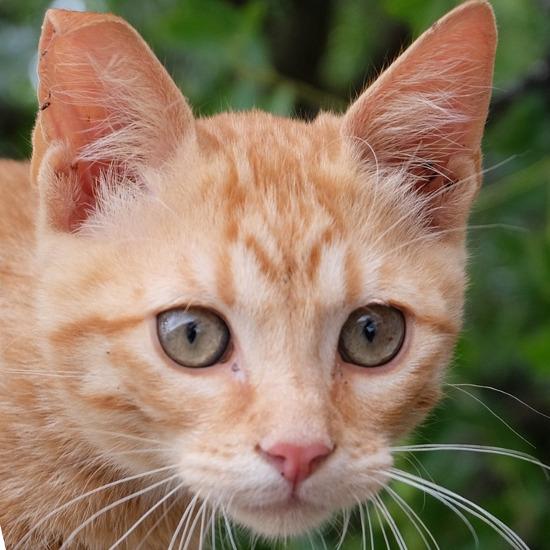
%> input picture exercise2/Assignment3/cat1.jpg, 550 x 550 px
$ octave Script3e.m   (GNU Octave 9; MATLAB toolbox functions it lacks are replaced by stand-ins)
%> lines starting %> are read from the running program, lines starting %| are printed output that depends on the picture
### exercise2/Assignment3/gaussfilter.m
function Ig = gaussfilter(I, sigma)

x = -round(3.0*sigma):round(3.0*sigma);
g = ((1 / (sqrt(2*pi)*sigma)) * exp(-x.^2 / (2 * sigma^2)));
g = g / sum(g) ; % normalisation

Ib = conv2(I, g, 'same');
Ig = conv2(Ib, g', 'same');

### exercise2/Assignment3/laplacian.m
function Ig = laplacian(I, sigma)

x = -round(3.0*sigma):round(3.0*sigma);
g = ((1 / (sqrt(2*pi)*sigma)) * exp(-x.^2 / (2 * sigma^2)));
g = g / sum(g); % normalisation

% create unit vector with the same dimensions as the gaussian vector
unit = zeros(size(g));
unit(ceil(end/2)) =  1; % impulse

% subtract gaussian filter from unit impulse
l = unit - g;

Ib = conv2(I, l, 'same');
Ig = conv2(Ib, l', 'same');

### exercise2/Assignment3/Script3e.m
clc; % Clear command window.
clear; % Delete all variables.
close all;  % Close all figure windows except those created by imtool.
imtool close all;  % Close all figure windows created by imtool.
fontSize = 12;

A = imread('cat1.jpg');
%> A is the input picture: size 550x550x3 uint8; mean R, G, B 144.2, 122.6, 98.9
B = imread('cat2.jpg');
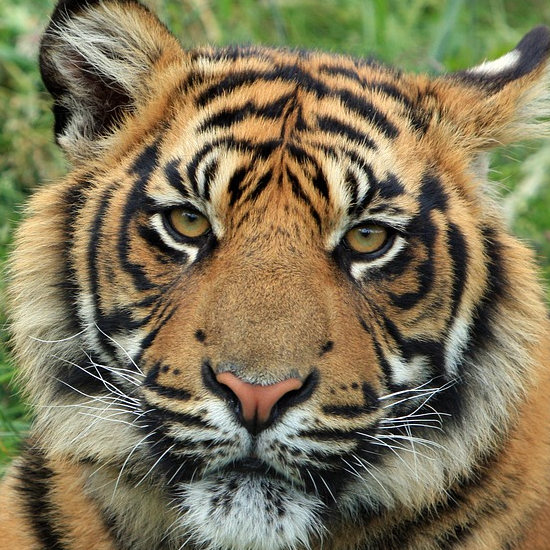
%> input picture exercise2/Assignment3/cat2.jpg, 550 x 550 px
%> B is the input picture: size 550x550x3 uint8; mean R, G, B 127.4, 117.6, 87.7

% apply gaussian to the each RGB color separately
sigma = 3;
Ag_1 = gaussfilter(A(:,:,1), sigma);
Ag_2 = gaussfilter(A(:,:,2), sigma);
Ag_3 = gaussfilter(A(:,:,3), sigma);
%> call 3 of gaussfilter, with sigma = 3
%> in gaussfilter (call 3), `Ib = conv2(I, g, 'same');`:
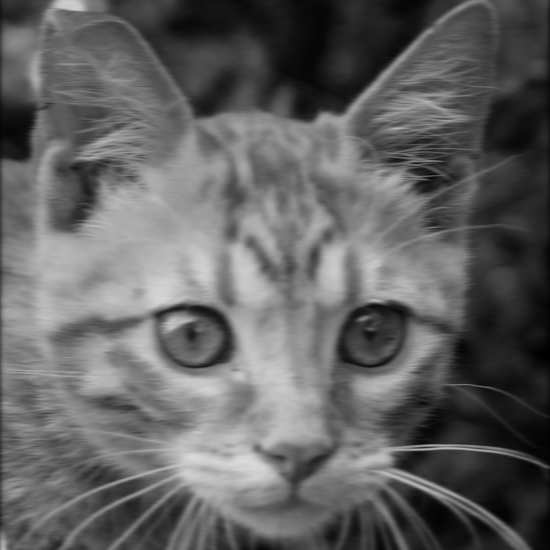
%> Ib: size 550x550 double; min 0.0178, max 221, mean 98.6

% add all 3 dimensions back together
Ag(:,:,1) = Ag_1;
Ag(:,:,2) = Ag_2;
Ag(:,:,3) = Ag_3;


% ------- Picture 2 -----------
% use new function laplacian(2d IMG, sigma)
sigma1 = 30
Bg_1 = laplacian(B(:,:,1), sigma1);
Bg_2 = laplacian(B(:,:,2), sigma1);
Bg_3 = laplacian(B(:,:,3), sigma1);
%> call 3 of laplacian, with sigma = 30
%> in laplacian (call 3), `Ig = conv2(Ib, l', 'same');`:
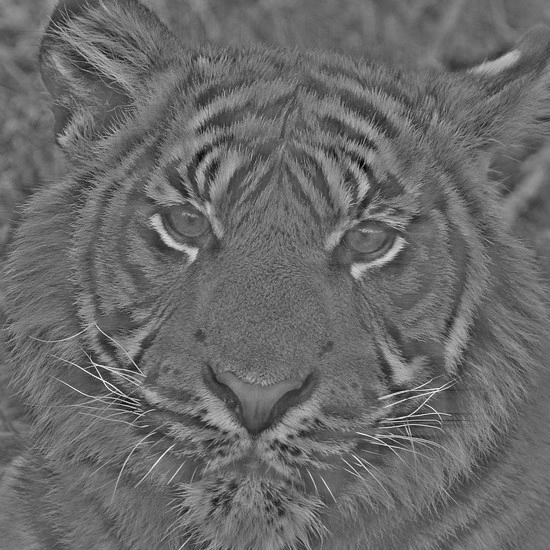
%> Ig: size 550x550 double; min -156.5, max 218.7, mean 0.2; drawn with min black and max white

Bg(:, :, 1) = Bg_1;
Bg(:, :, 2) = Bg_2;
Bg(:, :, 3) = Bg_3;
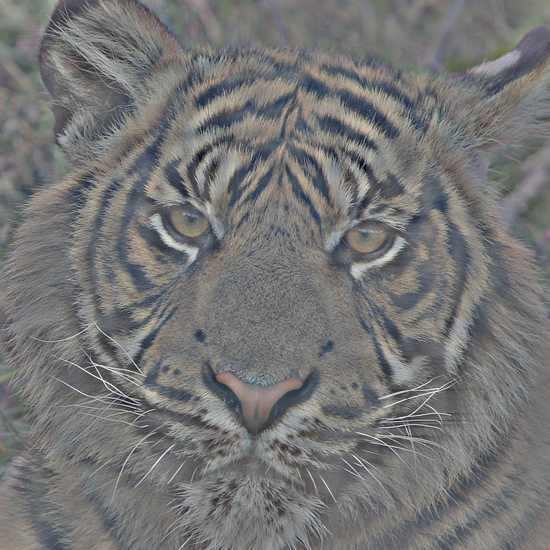
%> Bg: size 550x550x3 double; mean R, G, B 0.3, 0.2, 0.2; drawn with min black and max white

rows = 2;
cols = 2;
figure;

subplot(rows, cols, 1); imshow(A);
axis equal; axis tight; title('Cat1');

subplot(rows, cols, 2); imshow(B);
axis equal; axis tight; title('Cat2');

subplot(rows, cols, 3); imshow(uint8(Ag));
axis equal; axis tight; title('Cat1 gaussian');

subplot(rows, cols, 4); imshow(uint8(Bg));
%> after `imshow(uint8(Bg))`:
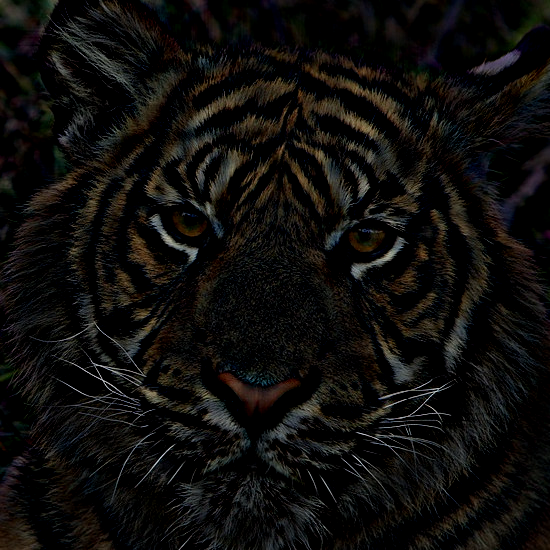
%> displayed picture: size 550x550x3, on the screen's scale of 0 to 255; mean R, G, B 15, 13.8, 12.1
axis equal; axis tight; title('Cat2 laplacian');

figure;
% sum up those 2 images and normalize values by dividing them with 2
C = (Ag + Bg) ./ 2;
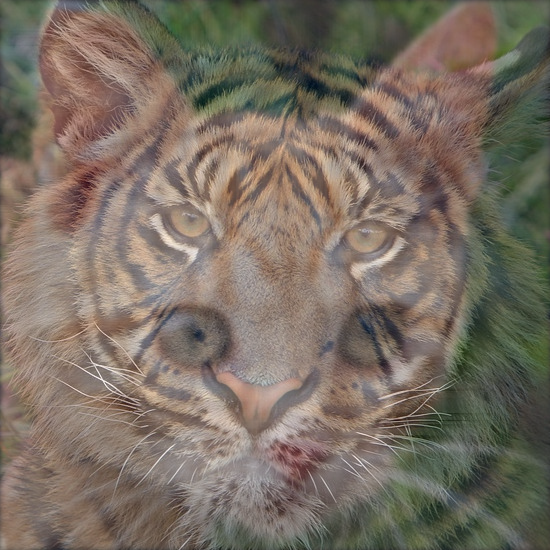
%> C: size 550x550x3 double; mean R, G, B 71.9, 61, 49.3; drawn with min black and max white
imshow(uint8(C));
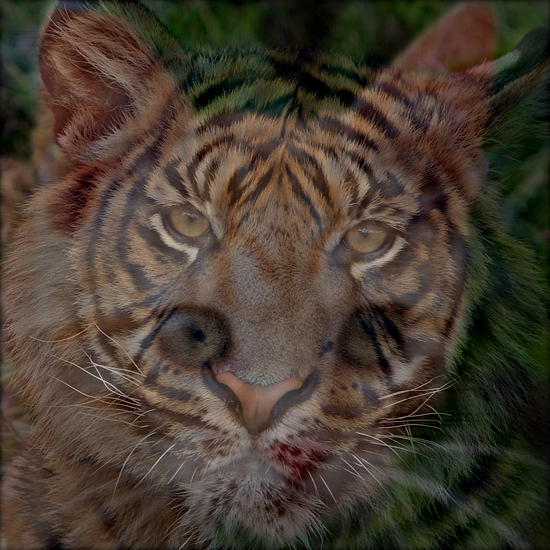
%> displayed picture: size 550x550x3, on the screen's scale of 0 to 255; mean R, G, B 72, 61.1, 49.4
axis equal; axis tight; title('Pictures combined');
